Frame 1 (no input): blank canvas, image omitted
Frame 60 (the mouse pressed at the canvas centre just before this capture): blank canvas, image omitted
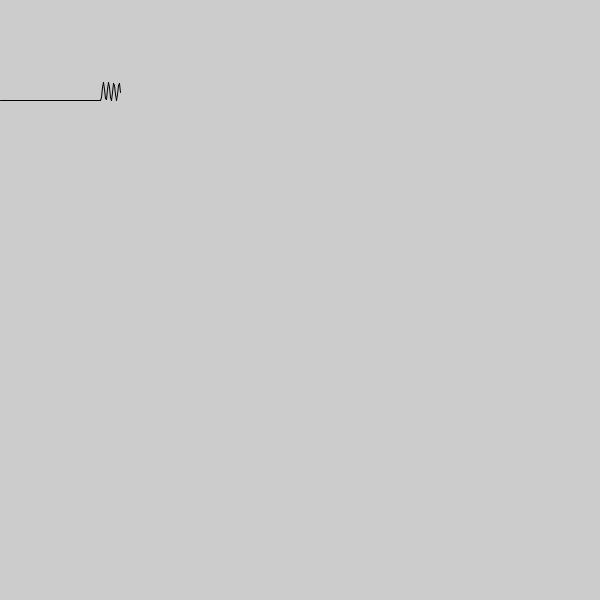
Frame 120 (the mouse held since frame 60 and released just before this capture)

The Processing sketch whose frames 1 and 60 were blank and that drew this single picture after the mouse press (run headless with seeded random() and noise(); from frame 60 on, the mouse is pressed at the canvas centre):

// Processing sketch: test_0
// ── test_0.pde
Pen p;

void setup() {
  size(600, 600);
  p = new Pen(new PVector(0,100));
}

void draw() {
  p.draw();
}

// ── pen.pde
class Pen { 
  PVector pos;
  PVector vel;
  PVector acc;
  PVector force;
  float A;
  float w;
  float t;

  Pen (PVector r) { 
    t = 0;
    pos = r.copy(); 
    //acc = new PVector(0,0);
    vel = new PVector(1, 0);
    set_frecuency(120);
  } 

  void update() { 
    t += 0.01;
    pos.add(vel);


    if (pos.x > 100 && pos.x < 500) {
      set_amplitud(10);
    } else {
      set_amplitud(0);
    }
    pos.add(0, A*cos(w*t));
  }

  void set_amplitud(float a) {
    A = a;
  }
  void set_frecuency(float f) {
    w = f;
  }

  void draw() {
    PVector p = pos.copy();
    update();
    line(p.x, p.y, pos.x, pos.y);
  }
}
